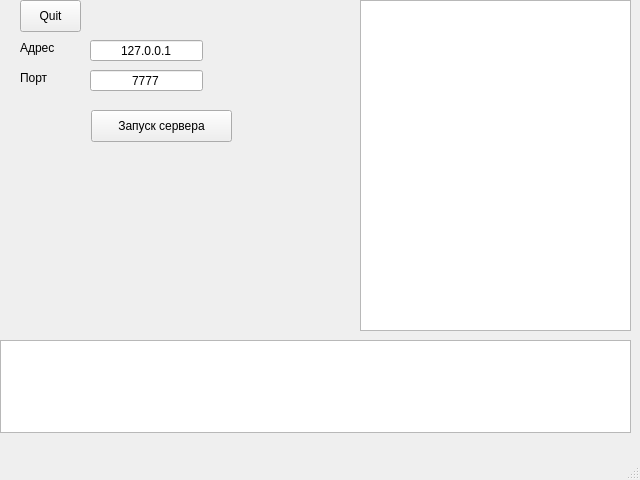
<?xml version="1.0" encoding="UTF-8"?>
<ui version="4.0">
 <class>MainWindow</class>
 <widget class="QMainWindow" name="MainWindow">
  <property name="geometry">
   <rect>
    <x>0</x>
    <y>0</y>
    <width>640</width>
    <height>480</height>
   </rect>
  </property>
  <property name="windowTitle">
   <string>MainWindow</string>
  </property>
  <widget class="QWidget" name="centralwidget">
   <widget class="QWidget" name="verticalLayoutWidget">
    <property name="geometry">
     <rect>
      <x>0</x>
      <y>330</y>
      <width>631</width>
      <height>103</height>
     </rect>
    </property>
    <layout class="QVBoxLayout" name="verticalLayout">
     <item>
      <spacer name="horizontalSpacer">
       <property name="orientation">
        <enum>Qt::Horizontal</enum>
       </property>
       <property name="sizeHint" stdset="0">
        <size>
         <width>20</width>
         <height>10</height>
        </size>
       </property>
      </spacer>
     </item>
     <item>
      <widget class="QTextEdit" name="textViewTerminal"/>
     </item>
    </layout>
   </widget>
   <widget class="QWidget" name="horizontalLayoutWidget">
    <property name="geometry">
     <rect>
      <x>360</x>
      <y>0</y>
      <width>271</width>
      <height>331</height>
     </rect>
    </property>
    <layout class="QHBoxLayout" name="horizontalLayout">
     <item>
      <widget class="QTableWidget" name="tableWidget"/>
     </item>
    </layout>
   </widget>
   <widget class="QLineEdit" name="lineEditAddress">
    <property name="geometry">
     <rect>
      <x>90</x>
      <y>40</y>
      <width>113</width>
      <height>21</height>
     </rect>
    </property>
    <property name="font">
     <font>
      <weight>50</weight>
      <bold>false</bold>
     </font>
    </property>
    <property name="layoutDirection">
     <enum>Qt::LeftToRight</enum>
    </property>
    <property name="autoFillBackground">
     <bool>false</bool>
    </property>
    <property name="text">
     <string>127.0.0.1</string>
    </property>
    <property name="alignment">
     <set>Qt::AlignCenter</set>
    </property>
   </widget>
   <widget class="QLabel" name="labelAddress">
    <property name="geometry">
     <rect>
      <x>20</x>
      <y>40</y>
      <width>58</width>
      <height>16</height>
     </rect>
    </property>
    <property name="text">
     <string>Адрес</string>
    </property>
   </widget>
   <widget class="QLabel" name="labelPort">
    <property name="geometry">
     <rect>
      <x>20</x>
      <y>70</y>
      <width>58</width>
      <height>16</height>
     </rect>
    </property>
    <property name="text">
     <string>Порт</string>
    </property>
   </widget>
   <widget class="QLineEdit" name="lineEditPort">
    <property name="geometry">
     <rect>
      <x>90</x>
      <y>70</y>
      <width>113</width>
      <height>21</height>
     </rect>
    </property>
    <property name="text">
     <string>7777</string>
    </property>
    <property name="alignment">
     <set>Qt::AlignCenter</set>
    </property>
   </widget>
   <widget class="QPushButton" name="startServBtn">
    <property name="geometry">
     <rect>
      <x>91</x>
      <y>110</y>
      <width>141</width>
      <height>32</height>
     </rect>
    </property>
    <property name="text">
     <string>Запуск сервера</string>
    </property>
   </widget>
   <widget class="QPushButton" name="btnQuit_2">
    <property name="geometry">
     <rect>
      <x>20</x>
      <y>0</y>
      <width>61</width>
      <height>32</height>
     </rect>
    </property>
    <property name="text">
     <string>Quit</string>
    </property>
   </widget>
  </widget>
  <widget class="QMenuBar" name="menubar">
   <property name="geometry">
    <rect>
     <x>0</x>
     <y>0</y>
     <width>640</width>
     <height>22</height>
    </rect>
   </property>
  </widget>
  <widget class="QStatusBar" name="statusbar"/>
 </widget>
 <resources/>
 <connections/>
</ui>
